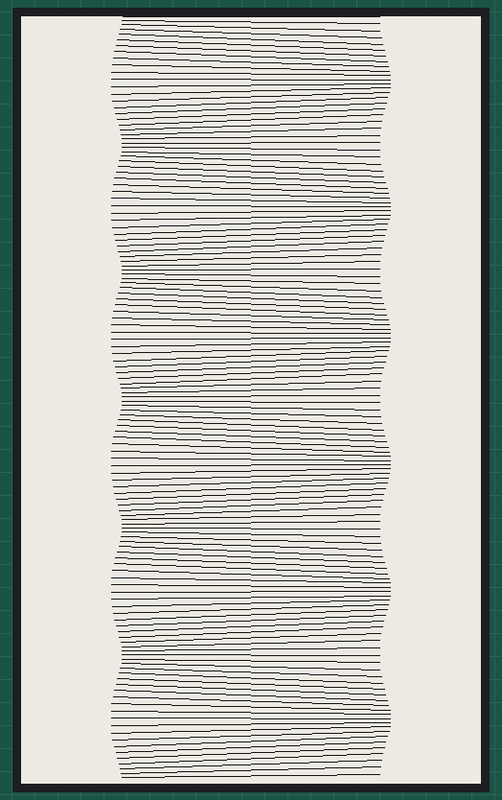
This sketch was run on a simulated Arduino Uno, built for the host (arithmetic inside an expression is 32-bit, double 64-bit). Shown: 480×800 one-colour display.

Above: at 5.3 s.
At 12.0 s:
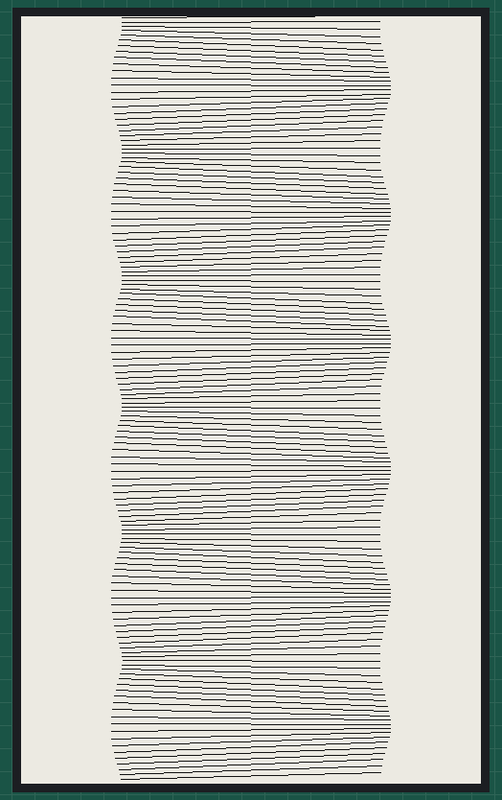
At 16.4 s:
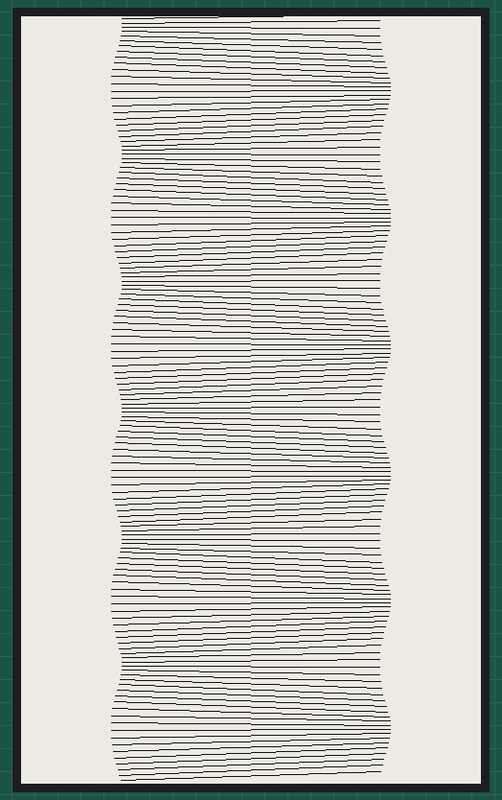
At 20.9 s:
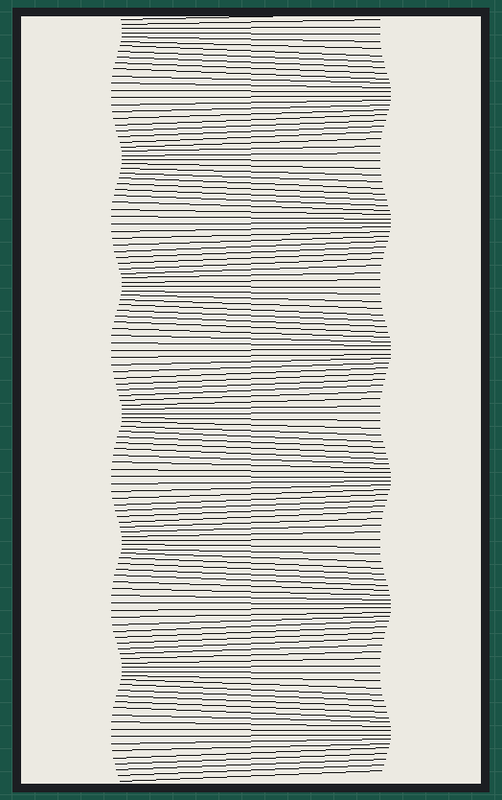
At 27.5 s:
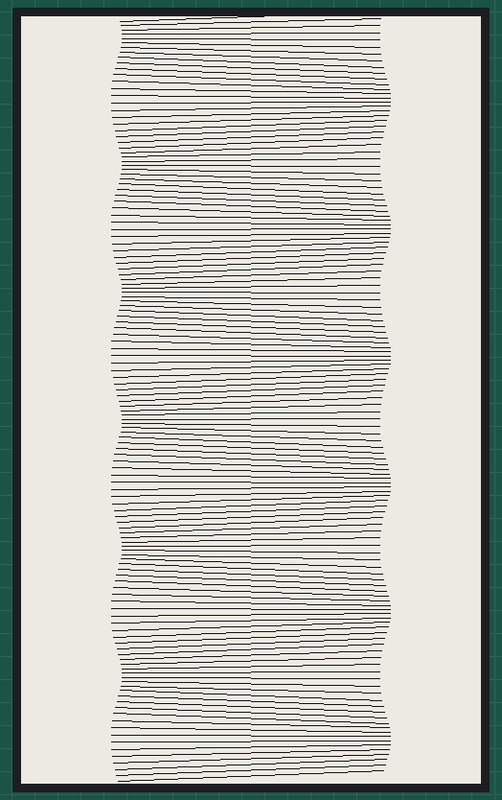
At 36.4 s:
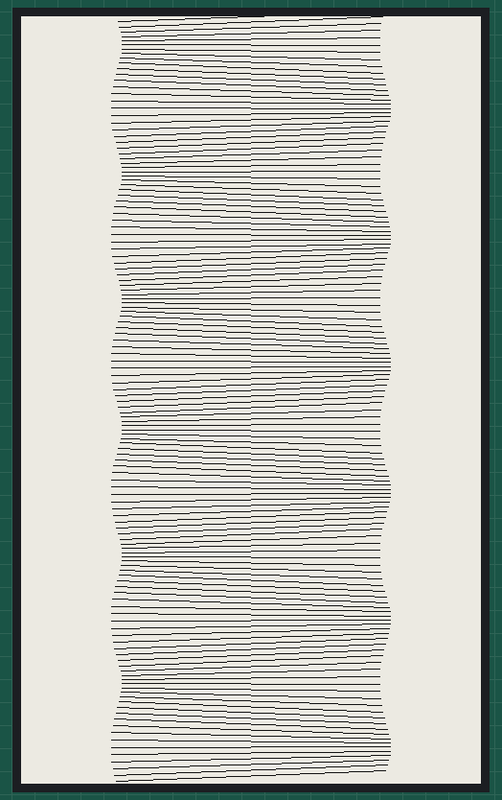

Measured:
- what the display in image 0 shows lasts 2.2 s, from 5.3 s to 7.5 s

The sketch:

31_enos_oblique_strategies.ino
```cpp
#include <GxEPD2_BW.h>

#define STRATEGY "Twist the spine"
#define PADDING 6
#define NUM_LINES 800/PADDING
#define startx 100
#define endx 380

GxEPD2_BW<GxEPD2_750_T7, GxEPD2_750_T7::HEIGHT> display(GxEPD2_750_T7(/*CS=5*/ SS, /*DC=*/ 17, /*RST=*/ 16, /*BUSY=*/ 4));
int loop_count = 0;

void setup() {
  initDisplay();
}

void initDisplay() {
  display.init(0, true, 2, false);
  display.setRotation(1);
}

void fullRefresh() {
  display.clearScreen();
}

void loop() {
  if (loop_count % 100 == 0) {
    fullRefresh();
  }
  display.fillScreen(GxEPD_WHITE);
  for (int i=0; i<NUM_LINES; i++) {
    int y = i*PADDING;
    float a = i*6+(loop_count*0.1);
    display.drawLine(startx+PADDING*cos(a), y+PADDING*sin(a), endx+PADDING*cos(a-PI), y+PADDING*sin(a-PI), GxEPD_BLACK);
  }
  display.displayWindow(0, 0, display.width(), display.height());
  delay(1000);
  loop_count++;
}
```
